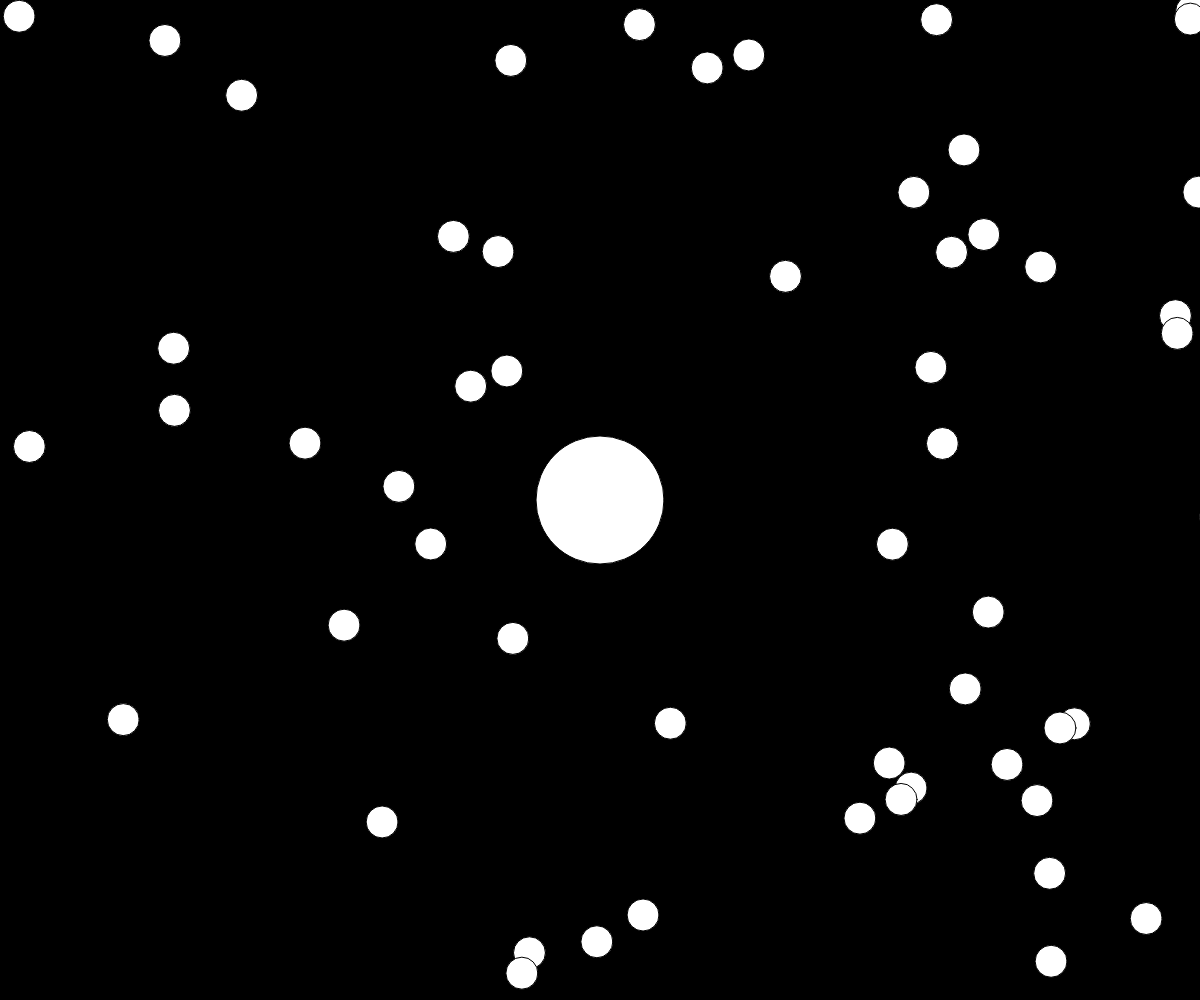
Frame 1 (no input)
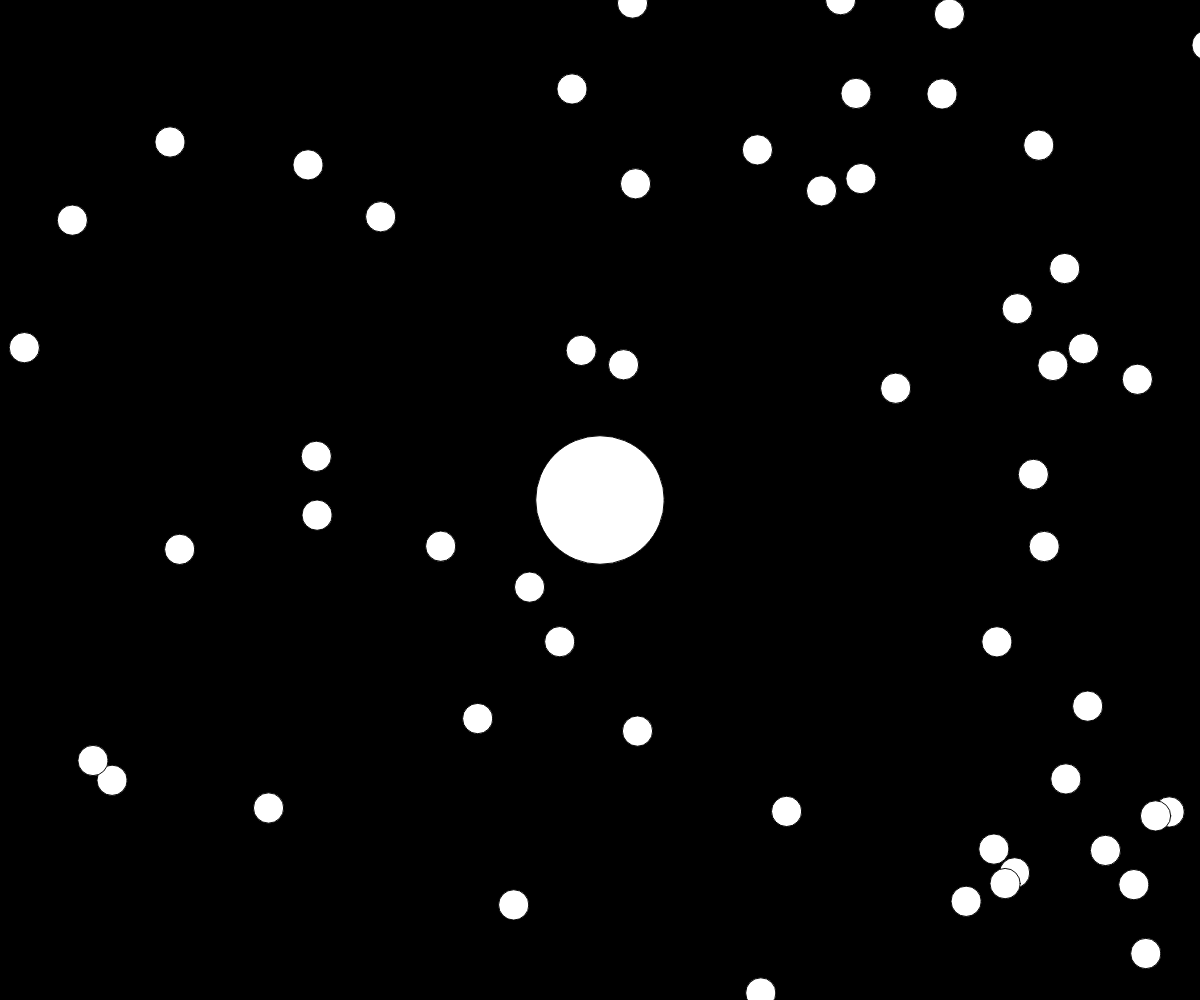
Frame 60 (no input)
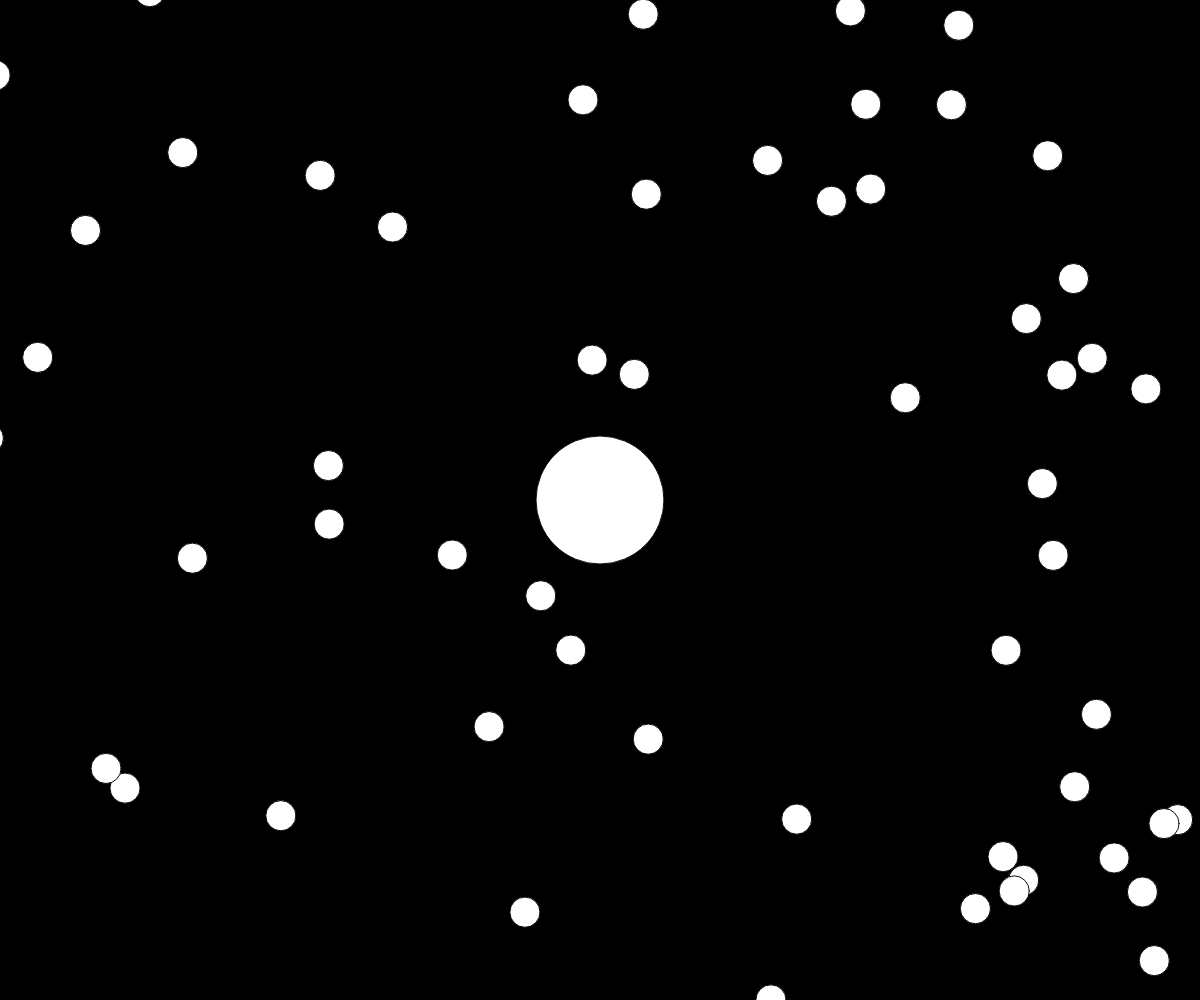
Frame 120 (the mouse pressed at the canvas centre since frame 60)

The p5.js sketch that drew these frames (run headless with seeded random() and noise() and a simulated clock; from frame 60 on, the mouse is pressed at the canvas centre):

// p5.js sketch
// ── sketch.js

var blob;

var blobs = [];
var zoom = 1;

function setup() {
  createCanvas(window.innerWidth, window.innerHeight);
  blob = new Blob(0, 0, 64);
  for (var i = 0; i < 200; i++) {
    var x = random(-width, width);
    var y = random(-height, height);
    blobs[i] = new Blob(x, y, 16);
  }
}

function draw() {
  background(0);

  translate(width / 2, height / 2);
  var newzoom = 64 / blob.r;
  zoom = lerp(zoom, newzoom, 0.1);
  scale(zoom);
  translate(-blob.pos.x, -blob.pos.y);

  for (var i = blobs.length - 1; i >= 0; i--) {
    blobs[i].show();
    if (blob.eats(blobs[i])) {
      blobs.splice(i, 1);
    }
  }

  blob.show();
  blob.update();
}
// ── blob.js

function Blob(x, y, r) {
    this.pos = createVector(x, y);
    this.r = r;
    this.vel = createVector(0, 0);
  
    this.update = function() {
      var newvel = createVector(mouseX - width / 2, mouseY - height / 2);
      newvel.setMag(3);
      this.vel.lerp(newvel, 0.2);
      this.pos.add(this.vel);
    };
  
    this.eats = function(other) {
      var d = p5.Vector.dist(this.pos, other.pos);
      if (d < this.r + other.r) {
        var sum = PI * this.r * this.r + PI * other.r * other.r;
        this.r = sqrt(sum / PI);
        return true;
      } else {
        return false;
      }
    };
  
    this.show = function() {
      fill(255);
      ellipse(this.pos.x, this.pos.y, this.r * 2, this.r * 2);
    };
  }
